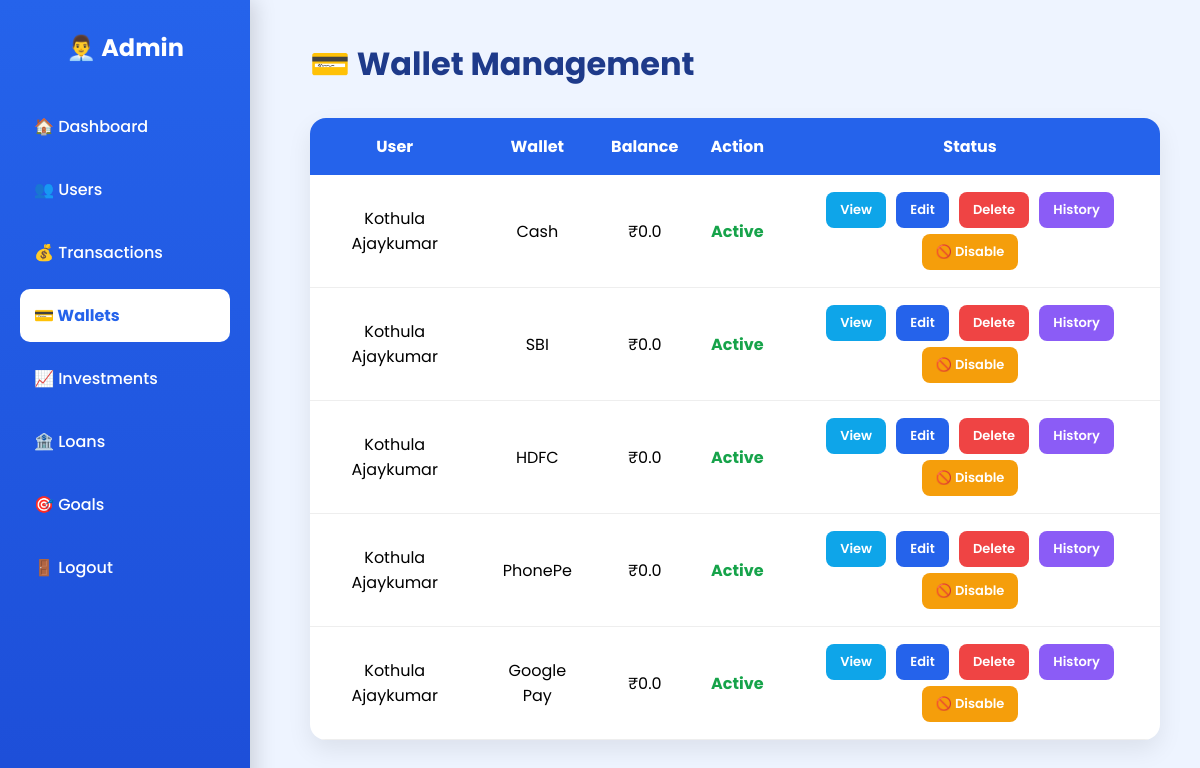
The app's page /admin/wallets (signed in) with its own data.
### models/wallet.py (models this page shows)
class Wallet(db.Model):
    __tablename__ = "wallets"
    id = db.Column(db.Integer, primary_key=True)
    user_id = db.Column(db.Integer,
                        db.ForeignKey("users.id"),
                        nullable=False)
    name = db.Column(db.String(50), nullable=False)
    balance = db.Column(db.Float, default=0)
    color = db.Column(db.String(20), default="#2563EB")
    is_active = db.Column(db.Boolean, default=True)

### models/user.py (models this page shows)
class User(db.Model):
    __tablename__ = "users"
    id = db.Column(db.Integer, primary_key=True)
    full_name = db.Column(db.String(100), nullable=False)
    email = db.Column(db.String(120), unique=True, nullable=False)
    password = db.Column(db.String(255), nullable=False)
    created_at = db.Column(db.DateTime, server_default=db.func.now())
    is_admin = db.Column(db.Boolean, default=False)
    is_blocked = db.Column(db.Boolean, default=False)

### app.py (the view)
@app.route("/admin/wallets")
def admin_wallets():
    if "user_id" not in session:
        return redirect(url_for("login"))
    if not session.get("is_admin"):
        return "Unauthorized"
    wallets = db.session.query(Wallet, User).join(
        User, Wallet.user_id == User.id
    ).all()
    return render_template(
        "admin_wallets.html",
        wallets=wallets
    )

### templates/admin_wallets.html (shortened to what this page needs)
<head>
<link rel="stylesheet"
href="{{ url_for('static', filename='css/admin.css') }}">
</head>
<body>
<div class="sidebar">
<h2>👨‍💼 Admin</h2>
<a href="{{ url_for('admin') }}">🏠 Dashboard</a>
<a href="{{ url_for('admin_users') }}">👥 Users</a>
<a href="{{ url_for('admin_transactions') }}">💰 Transactions</a>
<a class="active" href="{{ url_for('admin_wallets') }}">💳 Wallets</a>
<a href="{{ url_for('admin_investments') }}">📈 Investments</a>
<a href="{{ url_for('admin_loans') }}">🏦 Loans</a>
<a href="{{ url_for('admin_goals') }}">🎯 Goals</a>
<a href="{{ url_for('logout') }}">🚪 Logout</a>
</div>
<div class="main">
<h1>💳 Wallet Management</h1>
<table>
<tr>
<th>User</th>
<th>Wallet</th>
<th>Balance</th>
<th>Action</th>
<th>Status</th>
</tr>
{% for wallet, user in wallets %}
<tr>
<td>{{ user.full_name }}</td>
<td>{{ wallet.name }}</td>
<td>₹{{ wallet.balance }}</td>
<td>
{% if wallet.is_active %}
<span class="active-user">Active</span>
{% else %}
<span class="blocked">Disabled</span>
{% endif %}
</td>
<td>
<a href="{{ url_for('admin_view_wallet', id=wallet.id) }}"
class="view-btn">
  View
</a>
<a href="{{ url_for('admin_edit_wallet', id=wallet.id) }}"
class="edit-btn">
  Edit
</a>
<a href="{{ url_for('admin_delete_wallet', id=wallet.id) }}"
class="delete-btn"
onclick="return confirm('Delete this wallet?')">
  Delete
</a>
<a href="{{ url_for('admin_wallet_history', id=wallet.id) }}"
class="history-btn">
  History
</a>
<a href="{{ url_for('toggle_wallet', id=wallet.id) }}"
class="block-btn">
{% if wallet.is_active %}
🚫 Disable
{% else %}
✅ Enable
{% endif %}
</a>
</td>
</tr>
{% endfor %}
</table>
</div>
</body>
</html>

### static/css/admin.css (style rules this page uses)
* { margin:0; padding:0; box-sizing:border-box; font-family:Poppins,sans-serif; }
body { display:flex; background:#eef4ff; }
.sidebar { width:250px; height:100vh; background:linear-gradient(180deg,#2563EB,#1D4ED8); padding:30px 20px; position:fixed; left:0; top:0; box-shadow:5px 0 20px rgba(0,0,0,.15); animation:slideIn .6s; }
.sidebar h2 { color:#fff; text-align:center; margin-bottom:35px; }
.sidebar a { display:block; color:#fff; text-decoration:none; padding:14px; margin-bottom:10px; border-radius:10px; transition:.3s; font-weight:500; }
.main { margin-left:270px; padding:40px; width:100%; }
.main h1 { color:#1E3A8A; margin-bottom:30px; }
table { width:100%; border-collapse:collapse; background:white; border-radius:12px; overflow:hidden; box-shadow:0 8px 20px rgba(0,0,0,.08); }
th { background:#2563EB; color:white; padding:15px; }
td { padding:14px; text-align:center; border-bottom:1px solid #eee; }
td a { background:#EF4444; color:white; padding:8px 14px; border-radius:8px; text-decoration:none; font-weight:600; }
.block-btn { background:#f59e0b; color:white; padding:8px 14px; border-radius:8px; text-decoration:none; font-weight:600; margin-right:8px; }
.active-user { color:#22c55e; font-weight:bold; }
table { width:100%; background:white; border-collapse:collapse; border-radius:16px; overflow:hidden; box-shadow:0 10px 25px rgba(0,0,0,.08); }
th { background:#2563EB; color:white; padding:16px; }
.block-btn { background:#F59E0B; color:white; padding:8px 14px; border-radius:8px; text-decoration:none; margin-right:6px; font-weight:600; }
.delete-btn { background:#EF4444; color:white; padding:8px 14px; border-radius:8px; text-decoration:none; font-weight:600; }
.active-user { color:#16A34A; font-weight:bold; }
.sidebar a.active { background:white; color:#2563EB; font-weight:700; }
.view-btn, .edit-btn, .delete-btn, .history-btn, .block-btn { display:inline-block; padding:8px 14px; border-radius:8px; text-decoration:none; color:white; font-size:13px; font-weight:600; margin:3px; }
.view-btn { background:#0ea5e9; }
.edit-btn { background:#2563eb; }
.delete-btn { background:#ef4444; }
.history-btn { background:#8b5cf6; }
.block-btn { background:#f59e0b; }

### records on screen
Wallet: full_name "Kothula Ajaykumar", name "Cash", balance "0.0", is_active "Active"
Wallet: full_name "Kothula Ajaykumar", name "SBI", balance "0.0", is_active "Active"
Wallet: full_name "Kothula Ajaykumar", name "HDFC", balance "0.0", is_active "Active"
Wallet: full_name "Kothula Ajaykumar", name "PhonePe", balance "0.0", is_active "Active"
Wallet: full_name "Kothula Ajaykumar", name "Google Pay", balance "0.0", is_active "Active"
